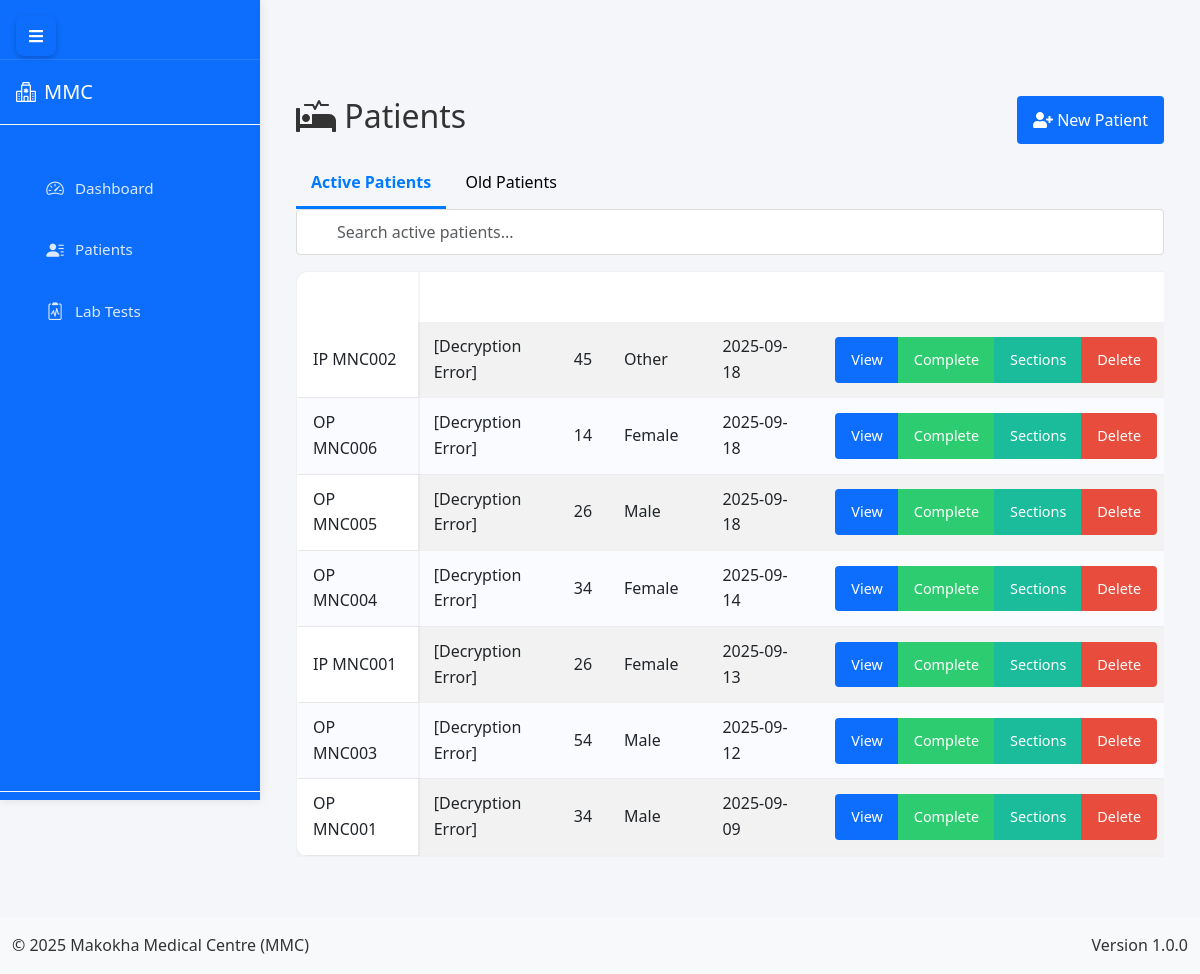
Page /doctor/patients (signed in) on the earlier database version.
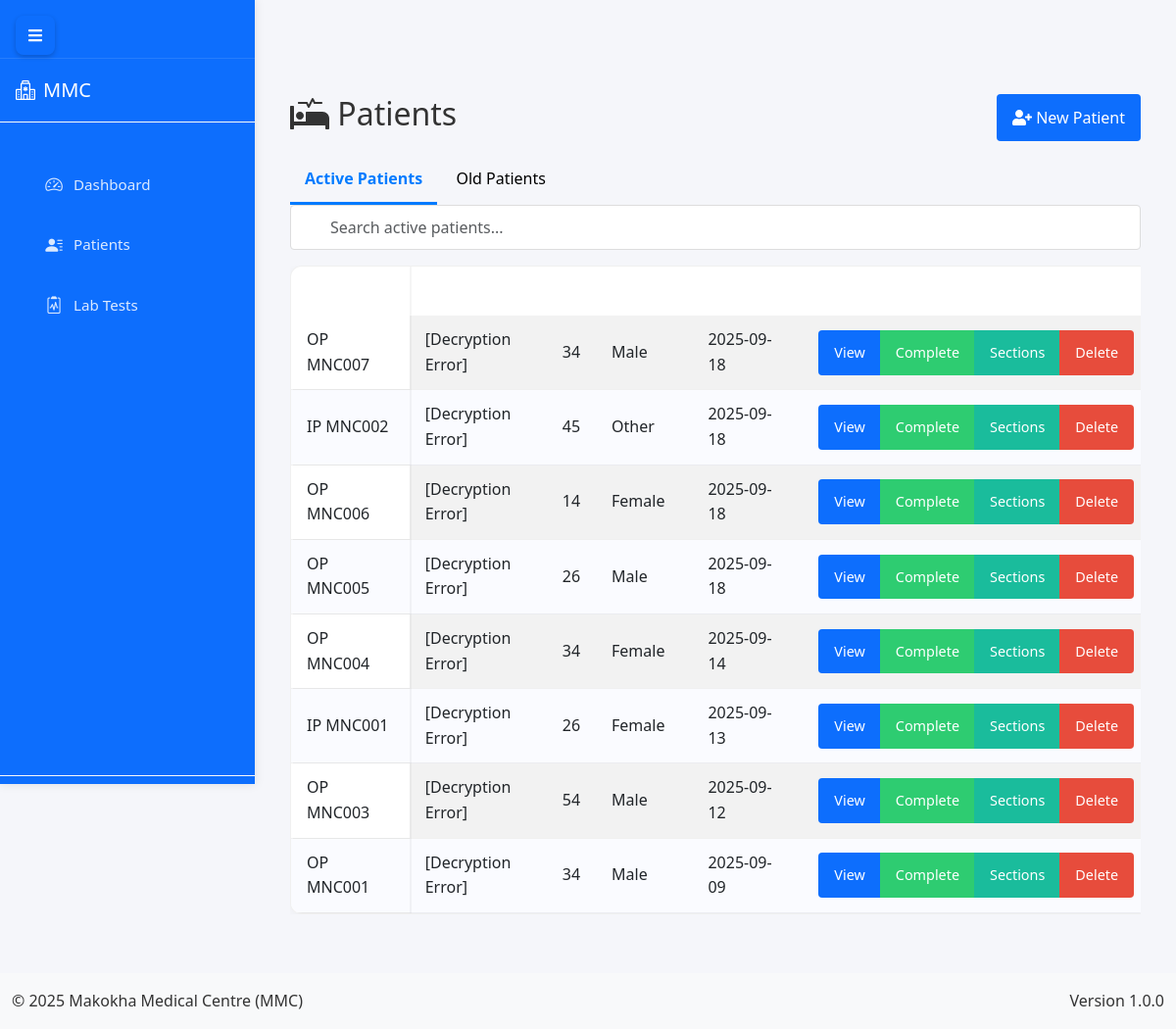
Same page on the later database version.
### app.py (models this page shows, shortened)
class Patient(db.Model):
    id = db.Column(db.Integer, primary_key=True)
    op_number = db.Column(db.String(20), unique=True, nullable=True)
    ip_number = db.Column(db.String(20), unique=True, nullable=True)
    name = db.Column(db.String(100), nullable=True)  # encrypted
    age = db.Column(db.Integer, nullable=True)
    gender = db.Column(db.String(10), nullable=True)
    address = db.Column(db.String(200), nullable=True)  # encrypted
    phone = db.Column(db.String(20), nullable=True)  # encrypted
    destination = db.Column(db.String(100), nullable=True)
    occupation = db.Column(db.String(100), nullable=True)  # encrypted
    religion = db.Column(db.String(100), nullable=True)
    nok_name = db.Column(db.String(100), nullable=True)  # encrypted
    nok_contact = db.Column(db.String(20), nullable=True)  # encrypted
    tca = db.Column(db.Date, nullable=True)
    date_of_admission = db.Column(db.Date, nullable=True)
    status = db.Column(db.String(20), default='active', nullable=True)
    chief_complaint = db.Column(db.Text, nullable=True)
    history_present_illness = db.Column(db.Text, nullable=True)
    ai_assistance_enabled = db.Column(db.Boolean, default=False)
    ai_diagnosis = db.Column(db.Text)
    ai_treatment_recommendations = db.Column(db.Text)
    ai_last_updated = db.Column(db.DateTime)
    ai_confidence_score = db.Column(db.Float)  # 0-1 scale for diagnosis confidence
    created_at = db.Column(db.DateTime, default=datetime.utcnow)
    updated_at = db.Column(db.DateTime, default=datetime.utcnow, onupdate=datetime.utcnow)
    reviews = db.relationship('PatientReviewSystem', backref='patient', lazy=True)
    histories = db.relationship('PatientHistory', backref='patient', lazy=True)
    examinations = db.relationship('PatientExamination', backref='patient', lazy=True)
    diagnoses = db.relationship('PatientDiagnosis', backref='patient', lazy=True)
    management = db.relationship('PatientManagement', backref='patient', lazy=True)
    lab_requests = db.relationship('LabRequest', backref='patient', lazy=True)
    imaging_requests = db.relationship('ImagingRequest', backref='patient', lazy=True)
    @property
    def decrypted_name(self):
        if not self.name:
            return None
        try:
            return Config.decrypt_data_static(self.name)
        except Exception:
            return "[Decryption Error]"

### app.py (the view)
@app.route('/doctor/patients', methods=['GET'])
@login_required
def doctor_patients():
    if current_user.role != 'doctor':
        flash('Unauthorized', 'danger')
        return redirect(url_for('home'))
    active_patients = Patient.query.filter_by(status='active').order_by(Patient.created_at.desc()).all()
    completed_patients = Patient.query.filter_by(status='completed').order_by(Patient.updated_at.desc()).all()
    return render_template(
        'doctor/patients.html',
        active_patients=active_patients,
        completed_patients=completed_patients
    )

### templates/doctor/patients.html (shortened to what this page needs)
{% extends "doctor/layout.html" %}
{% block content %}
<div class="content container-fluid">
    <div class="page-header d-flex justify-content-between align-items-center mb-3">
        <h2><i class="fas fa-procedures"></i> Patients</h2>
        <a href="{{ url_for('doctor_new_patient') }}" class="btn btn-primary">
            <i class="fas fa-user-plus"></i> New Patient
        </a>
    </div>
    <div class="patient-tabs">
        <button class="tab-btn active" onclick="openTab(event, 'activePatients')">Active Patients</button>
        <button class="tab-btn" onclick="openTab(event, 'oldPatients')">Old Patients</button>
    </div>
    <div id="activePatients" class="tab-content active">
        <div class="search-box mb-3">
            <input type="text" id="activePatientSearch" class="form-control" placeholder="Search active patients...">
        </div>
        <div class="table-responsive">
            <table class="table table-striped table-hover" id="activePatientsTable">
                <thead class="thead-light">
                    <tr>
                        <th>Patient ID</th>
                        <th>Name</th>
                        <th>Age</th>
                        <th>Gender</th>
                        <th>Last Visit</th>
                        <th>Actions</th>
                    </tr>
                </thead>
                <tbody>
                    {% for patient in active_patients %}
                    <tr>
                        <td>{{ patient.op_number or patient.ip_number }}</td>
                        <td>{{ patient.decrypted_name }}</td>
                        <td>{{ patient.age or 'N/A' }}</td>
                        <td>{{ patient.gender or 'N/A' }}</td>
                        <td>{{ patient.updated_at.strftime('%Y-%m-%d') if patient.updated_at else 'N/A' }}</td>
                        <td>
                            <div class="btn-group">
                                <a href="{{ url_for('doctor_patient_details', patient_id=patient.id) }}" class="btn btn-sm btn-primary">View</a>
                                <button class="btn btn-sm btn-success" onclick="completeTreatment('{{ patient.id }}')">Complete</button>
                                <button class="btn btn-sm btn-info" onclick="viewSections('{{ patient.id }}')">Sections</button>
                                <button class="btn btn-sm btn-danger" onclick="confirmDelete('{{ patient.id }}')">Delete</button>
                            </div>
                        </td>
                    </tr>
                    {% else %}
                    <tr><td colspan="6" class="text-center">No active patients found.</td></tr>
                    {% endfor %}
                </tbody>
            </table>
        </div>
    </div>
</div>
{% endblock %}

### templates/doctor/layout.html (shortened to what this page needs)
{% extends "base.html" %}

### templates/base.html (shortened to what this page needs)
<!DOCTYPE html>
<html lang="en">
<head>
    <link href="https://cdn.jsdelivr.net/npm/bootstrap@5.3.0/dist/css/bootstrap.min.css" rel="stylesheet">
    <link rel="stylesheet" href="https://cdn.jsdelivr.net/npm/bootstrap-icons@1.11.1/font/bootstrap-icons.css">
    <link rel="stylesheet" href="https://cdnjs.cloudflare.com/ajax/libs/font-awesome/5.15.3/css/all.min.css">
    <link href="https://cdn.jsdelivr.net/npm/select2@4.1.0-rc.0/dist/css/select2.min.css" rel="stylesheet">
    <link rel="stylesheet" href="{{ url_for('static', filename='css/style.css') }}">
    <link rel="stylesheet" href="{{ url_for('static', filename='css/dashboard.css') }}">
    <link rel="stylesheet" href="{{ url_for('static', filename='css/custom.css') }}">
</head>
<body class="d-flex flex-column min-vh-100">
    <div class="sidebar" id="sidebar">
        <div class="sidebar-header">
            <button class="toggle-nav" id="toggleNav">
                <i class="fas fa-bars"></i>
            </button>
        </div>
        <div class="collapse navbar-collapse flex-column h-100" id="navbarNav">
            <a class="navbar-brand fs-5 py-3 px-3 mb-3 w-100 border-bottom border-light" href="{{ url_for('home') }}">
                <i class="bi bi-hospital me-2"></i>MMC
            </a>
            <nav class="sidebar-nav">
                {% if current_user.is_authenticated %}
                    {% if current_user.role == 'admin' %}
                        <div class="nav-item">
                            <a href="{{ url_for('admin_dashboard') }}" class="nav-link">
                                <i class="bi bi-speedometer2"></i>
                                <span class="nav-text">Dashboard</span>
                            </a>
                        </div>
                        <div class="nav-item">
                            <a href="{{ url_for('manage_drugs') }}" class="nav-link">
                                <i class="bi bi-capsule"></i>
                                <span class="nav-text">Drugs</span>
                            </a>
                        </div>
                        <div class="nav-item">
                            <a href="{{ url_for('manage_users') }}" class="nav-link">
                                <i class="bi bi-people"></i>
                                <span class="nav-text">Users</span>
                            </a>
                        </div>
                        <div class="nav-item">
                            <a href="{{ url_for('manage_employees') }}" class="nav-link">
                                <i class="bi bi-person-vcard"></i>
                                <span class="nav-text">Employees</span>
                            </a>
                        </div>
                        <div class="nav-item">
                            <a href="{{ url_for('admin_reports') }}" class="nav-link">
                                <i class="bi bi-file-earmark-bar-graph"></i>
                                <span class="nav-text">Reports</span>
                            </a>
                        </div>
                        <div class="nav-item">
                            <a href="{{ url_for('manage_transactions') }}" class="nav-link">
                                <i class="bi bi-cash-stack"></i>
                                <span class="nav-text">Transactions</span>
                            </a>
                        </div>
                        <div class="nav-item">
                            <a href="{{ url_for('manage_money') }}" class="nav-link">
                                <i class="bi bi-wallet2"></i>
                                <span class="nav-text">Money</span>
                            </a>
                        </div>
                        <div class="nav-item">
                            <a href="{{ url_for('manage_dosage') }}" class="nav-link">
                                <i class="bi bi-file-medical"></i>
                                <span class="nav-text">Dosage</span>
                            </a>
                        </div>
                        <div class="nav-item">
                            <a href="{{ url_for('manage_patients') }}" class="nav-link">
                                <i class="bi bi-file-person"></i>
                                <span class="nav-text">Patients</span>
                            </a>
                        </div>
                        <div class="nav-item">
                            <a href="{{ url_for('manage_medical_tests') }}" class="nav-link">
                                <i class="bi bi-clipboard2-pulse"></i>
                                <span class="nav-text">Medical Tests</span>
                            </a>
                        </div>
                        <div class="nav-item">
                            <a href="{{ url_for('manage_beds') }}" class="nav-link">
                                <i class="bi bi-hospital"></i>
                                <span class="nav-text">Beds</span>
                            </a>
                        </div>
                        <div class="nav-item">
                            <a href="{{ url_for('backup_management') }}" class="nav-link">
                                <i class="bi bi-database"></i>
                                <span class="nav-text">Backup</span>
                            </a>
                        </div>
                    {% elif current_user.role == 'doctor' %}
                        <div class="nav-item">
                            <a href="{{ url_for('doctor_dashboard') }}" class="nav-link">
                                <i class="bi bi-speedometer2"></i>
                                <span class="nav-text">Dashboard</span>
                            </a>
                        </div>
                        <div class="nav-item">
                            <a href="{{ url_for('doctor_patients') }}" class="nav-link">
                                <i class="bi bi-person-lines-fill"></i>
                                <span class="nav-text">Patients</span>
                            </a>
                        </div>
                        <div class="nav-item">
                            <a href="{{ url_for('api_lab_tests') }}" class="nav-link">
                                <i class="bi bi-clipboard2-pulse"></i>
                                <span class="nav-text">Lab Tests</span>
                            </a>
                        </div>
                    {% endif %}
                {% endif %}
            </nav>
            <div class="mt-auto border-top border-light w-100">
                {% if current_user.is_authenticated %}
                    <div class="nav-item dropdown w-100">
                        <a class="nav-link dropdown-toggle d-flex align-items-center fs-6 px-3 py-3" href="#" id="userDropdown" role="button" data-bs-toggle="dropdown">
                        </a>
                    </div>
                {% else %}
                    <div class="nav-item w-100">
                        <a class="nav-link fs-6 px-3 py-3" href="{{ url_for('auth.login') }}">
                            <i class="bi bi-box-arrow-in-right me-2"></i>Login
                        </a>
                    </div>
                {% endif %}
            </div>
        </div>
    </div>
    <main class="container-fluid flex-grow-1 py-3" style="margin-top: 60px;">
        {% block content %}{% endblock %}
    </main>
    <footer class="bg-light py-3 mt-auto">
        <div class="container-fluid">
            <div class="row">
                <div class="col-md-6 text-center text-md-start">
                    <p class="mb-0">&copy; 2025 Makokha Medical Centre (MMC)</p>
                </div>
                <div class="col-md-6 text-center text-md-end">
                    <p class="mb-0">Version 1.0.0</p>
                </div>
            </div>
        </div>
    </footer>
</body>
</html>

Differences in the rows shown:
added Patient: op_number "OP MNC007", decrypted_name "[Decryption Error]", age "34", gender "Male", updated_at "2025-09-18"
